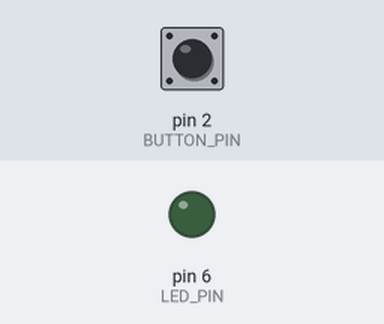
This program was run on a simulated Arduino Uno, built with avr-gcc and run on an emulated ATmega328P. On the bench: output pins drawn as LEDs (lit = HIGH). The inputs (shaded band) are chosen by the test bench; at power-on: pin 2 (BUTTON_PIN) LOW. What the program prints to the serial monitor is not drawn.

Above: at 1.2 s.
1.3 s: pin 2 (BUTTON_PIN) pulled HIGH for 0.15 s
At 2.5 s:
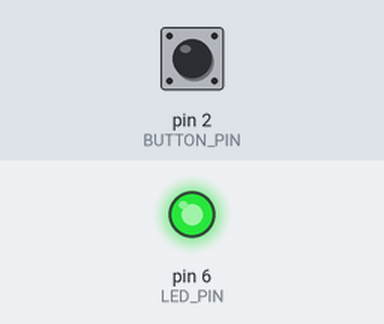
2.9 s: pin 2 (BUTTON_PIN) pulled HIGH for 1 s
At 3.9 s:
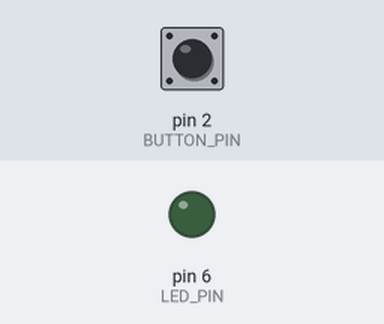
6.9 s: pin 2 (BUTTON_PIN) pulled HIGH for 3.2 s
At 8.1 s:
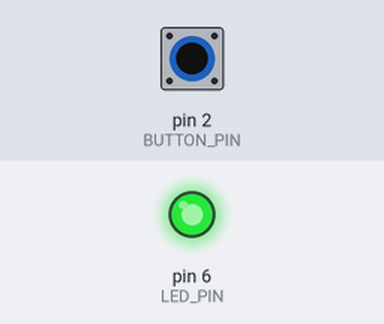
Timing chart, 0 to 9.9 s (numbered marks = the images above; inputs shaded):
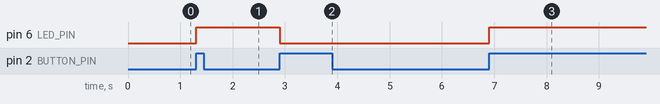

Measured:
- after the input at 1.3 s, pin 6 (LED_PIN): LOW → HIGH at once
- after the input at 2.9 s, pin 6 (LED_PIN): HIGH → LOW at once
- after the input at 6.9 s, pin 6 (LED_PIN): LOW → HIGH at once

The program:

main.cpp
```cpp
#include <Arduino.h>

#define LED_PIN 6
#define BUTTON_PIN 2 // This must be an interrupt pin!

// These variables are shared with the ISR, so they MUST be 'volatile'
volatile int ledState = LOW;
volatile unsigned long lastStateChange = 0;

// This is our Interrupt Service Routine (ISR)
// It must be as fast as possible!
void onInterrupt() {
  // A simple way to debounce the button inside the ISR
  if (millis() - lastStateChange > 50) {
    ledState = !ledState; // Toggle the state
    digitalWrite(LED_PIN, ledState);
    lastStateChange = millis(); // Record the time of the change
  }
}

void setup() {
  pinMode(BUTTON_PIN, INPUT);
  pinMode(LED_PIN, OUTPUT);
  digitalWrite(LED_PIN, LOW);

  // Attach the interrupt
  // We're using pin 2, our ISR is named 'onInterrupt', and we trigger on a RISING edge
  attachInterrupt(digitalPinToInterrupt(BUTTON_PIN), onInterrupt, RISING);

  Serial.begin(9600);
}

// The same long, blocking task from before
void timeIntensiveTask() {
  Serial.println("Time intensive running ...");
  for (long i = 0; i < 100000; i++) {
    // Wasting time...
    Serial.println("Time intensive task still running ...");
  }
  Serial.println("Time intensive task finished.");
}

void loop() {
  // no button code needed in the loop anymore!
  // The main loop is free to do other things.
  timeIntensiveTask();
}
```
